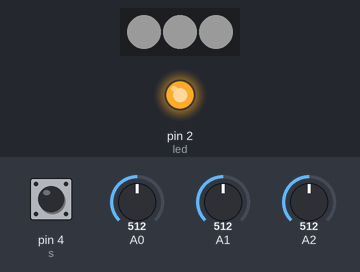
Recording of a sketch running on a simulated Arduino Uno, built with avr-gcc and run on an emulated ATmega328P. On the bench: 3 RGB LEDs in strip order, left to right, output pins drawn as LEDs (lit = HIGH). Inputs (shaded band) come from the test bench; at power-on: A2 = 512, A1 = 512, A0 = 512, pin 4 (s) HIGH. Dim RGB values are drawn brighter than linear; what the sketch prints to the serial monitor is not drawn.

Above: at 1.2 s.
1.3 s: A2 set to 639
2.8 s: A2 set to 672
At 4.0 s:
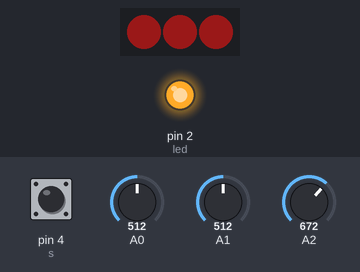
4.6 s: A1 set to 658
6.1 s: A1 set to 681
At 7.8 s:
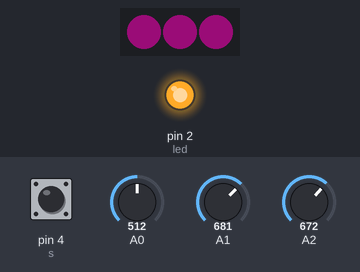
8.1 s: A0 set to 481
At 8.8 s:
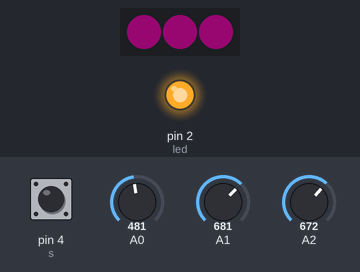
9.6 s: A2 set to 306
At 10.9 s:
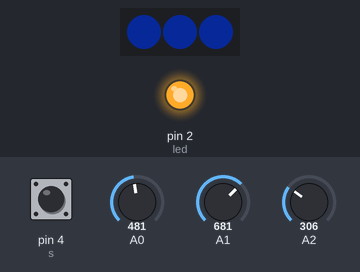
Timing chart, 0 to 11.1 s (numbered marks = the images above; inputs shaded):
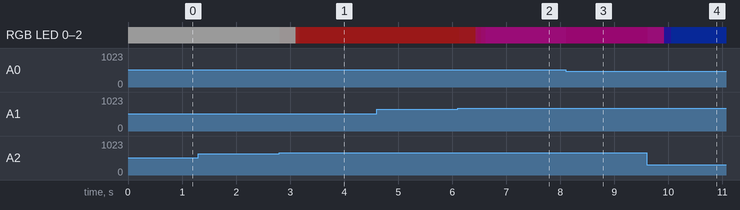

The sketch:

light.ino
```cpp
#include <Adafruit_NeoPixel.h>
#ifdef __AVR__
  #include <avr/power.h>
#endif
#define PIN 6
#define NUMPIXELS 3
Adafruit_NeoPixel pixels = Adafruit_NeoPixel(NUMPIXELS, PIN, NEO_GRB + NEO_KHZ800);
const int led = 2;
const int s = 4;
bool fadeit = true;
bool change = true;
int brightness;
int rgbColor[3];
int movex, movey;
int x =0, y = 0;
int degree;
int saturation;
const byte dim_curve[] = {
    0,   1,   1,   2,   2,   2,   2,   2,   2,   3,   3,   3,   3,   3,   3,   3,
    3,   3,   3,   3,   3,   3,   3,   4,   4,   4,   4,   4,   4,   4,   4,   4,
    4,   4,   4,   5,   5,   5,   5,   5,   5,   5,   5,   5,   5,   6,   6,   6,
    6,   6,   6,   6,   6,   7,   7,   7,   7,   7,   7,   7,   8,   8,   8,   8,
    8,   8,   9,   9,   9,   9,   9,   9,   10,  10,  10,  10,  10,  11,  11,  11,
    11,  11,  12,  12,  12,  12,  12,  13,  13,  13,  13,  14,  14,  14,  14,  15,
    15,  15,  16,  16,  16,  16,  17,  17,  17,  18,  18,  18,  19,  19,  19,  20,
    20,  20,  21,  21,  22,  22,  22,  23,  23,  24,  24,  25,  25,  25,  26,  26,
    27,  27,  28,  28,  29,  29,  30,  30,  31,  32,  32,  33,  33,  34,  35,  35,
    36,  36,  37,  38,  38,  39,  40,  40,  41,  42,  43,  43,  44,  45,  46,  47,
    48,  48,  49,  50,  51,  52,  53,  54,  55,  56,  57,  58,  59,  60,  61,  62,
    63,  64,  65,  66,  68,  69,  70,  71,  73,  74,  75,  76,  78,  79,  81,  82,
    83,  85,  86,  88,  90,  91,  93,  94,  96,  98,  99,  101, 103, 105, 107, 109,
    110, 112, 114, 116, 118, 121, 123, 125, 127, 129, 132, 134, 136, 139, 141, 144,
    146, 149, 151, 154, 157, 159, 162, 165, 168, 171, 174, 177, 180, 183, 186, 190,
    193, 196, 200, 203, 207, 211, 214, 218, 222, 226, 230, 234, 238, 242, 248, 255,
};
void setup() {
  // put your setup code here, to run once:
  pinMode(led, OUTPUT);
  digitalWrite(led, HIGH);
  pinMode(s, INPUT);
  digitalWrite(s, HIGH);
  //digitalWrite(s, HIGH);
  pixels.begin();
  Serial.begin(9600);

}

void loop() {
  movex = map(analogRead(A2), 10, 980, -3, 3);
  movey = map(analogRead(A1), 20, 1000, 3, -3);

  brightness = map(analogRead(A0), 0, 1023, 0, 255);
  if(digitalRead(4)==0 && change){
    fadeit = !fadeit;
    //Serial.println(fadeit);
    change = false;
    if(fadeit){
      digitalWrite(led, HIGH);
    }else{
      digitalWrite(led,LOW);
    }
    delay(2);
  }
  if(digitalRead(4)) change = true;

  if(fadeit){
      x += movex;
      y += movey;
    if(abs(x) > 100){
      x -= movex;
    }
    if(abs(y) > 100){
      y -= movey;
    }
  }
      degree = atan2(y, x) * (180 / PI);
    if(degree < 0) degree = 360+degree;
    saturation = sqrt(x*x + y*y);
    Serial.println(x);
  //hsv to rgb
  getRGB(degree, saturation, brightness, rgbColor);
  for( int i = 0; i < NUMPIXELS; i++){
    pixels.setPixelColor(i,  pixels.Color(rgbColor[0], rgbColor[1], rgbColor[2]));
  }
  pixels.show();

}

void getRGB(int hue, int sat, int val, int colors[3]) {
  /* convert hue, saturation and brightness ( HSB/HSV ) to RGB
     The dim_curve is used only on brightness/value and on saturation (inverted).
     This looks the most natural.
  */

  val = dim_curve[val];
  sat = 255-dim_curve[255-sat];

  int r;
  int g;
  int b;
  int base;

  if (sat == 0) { // Acromatic color (gray). Hue doesn't mind.
    colors[0]=val;
    colors[1]=val;
    colors[2]=val;
  } else  {

    base = ((255 - sat) * val)>>8;

    switch(hue/60) {
  case 0:
    r = val;
    g = (((val-base)*hue)/60)+base;
    b = base;
  break;

  case 1:
    r = (((val-base)*(60-(hue%60)))/60)+base;
    g = val;
    b = base;
  break;

  case 2:
    r = base;
    g = val;
    b = (((val-base)*(hue%60))/60)+base;
  break;

  case 3:
    r = base;
    g = (((val-base)*(60-(hue%60)))/60)+base;
    b = val;
  break;

  case 4:
    r = (((val-base)*(hue%60))/60)+base;
    g = base;
    b = val;
  break;

  case 5:
    r = val;
    g = base;
    b = (((val-base)*(60-(hue%60)))/60)+base;
  break;
    }

    colors[0]=r;
    colors[1]=g;
    colors[2]=b;
  }
}
```

color.cpp
```cpp
// (licence header left out)
#include "Arduino.h"
#include "color.h"

// hsb to rgb
void HSB2RGB (float *hsb, uint8_t *rgb) {
	for(int offset=240,i=0; i<3; i++,offset -= 120) {
		float x = fabs (((int)(hsb[0]+offset)) % 360 - 240.0);
		if(x<=60)
			rgb[i] = 255;
		else if(60<x && x<120)
			rgb[i] = ((1-(x-60)/60)*255);
		else
			rgb[i] = 0;
	}
	for(int i=0; i<3; i++)
		rgb[i] += (255-rgb[i]) * (1-hsb[1]);
	for(int i=0; i<3; i++)
		rgb[i] *= hsb[2];
}

//
uint32_t hsbToColor (float h, float s, float b) {
	//return color:0x00rrggbb
	//h=>(0~360), s=>(0~1.0) add=>(0~1.0)
	float hsb[3] = {
		h, s, b};
	uint8_t rgb[3];
	HSB2RGB (hsb, rgb);
	return ((uint32_t)rgb[0] << 16) | ((uint32_t)rgb[1] <<  8) | (uint32_t)rgb[2];
}

#ifdef colorCircle
uint32_t hbToColor (uint16_t h, float b) {
	//return color:0x00rrggbb, very fast, note: s always is 1.0
	//h=>(0~360), b=>(0~1.0)
	uint32_t color = color_array[h];
	uint8_t r = (uint8_t)color * b;
	uint8_t g = (uint8_t)(color>>8) * b;
	uint8_t add = (uint8_t)(color>>16) * b;
	return ((uint32_t)r << 16) | ((uint32_t)g <<  8) | (uint32_t)add;
}

void setColorCircle (uint32_t *array, uint32_t length, float s, float add) {
	//array length is 360
	for (int i=0; i<length; i++) {
		array[i] = get_color_from_hsb (i, s, add);
	}
}
#endif
```

color.h
```cpp
// (licence header left out)
#include "Arduino.h"

// hsb to rgb
void HSB2RGB (float *hsb, uint8_t *rgb);

//return color:0x00rrggbb
//h=>(0~360), s=>(0~1.0) add=>(0~1.0)
uint32_t hsbToColor (float h, float s, float b);

#ifdef colorCircle
uint32_t hbToColor (uint16_t h, float b);
	//return color:0x00rrggbb, very fast, note: s always is 1.0
	//h=>(0~360), b=>(0~1.0)

void setColorCircle (uint32_t *array, uint16_t length, float s, float add);
	//array length is 360
#endif
```

Measured:
- the behaviour switches between 656 and 657 on A2 (found by bisection; images 0 and 1)
- the behaviour switches between 673 and 674 on A1 (found by bisection; images 1 and 2)
- after the input at 2.8 s, RGB LED 0–2: RGB(26, 26, 26) → RGB(26, 25, 25) at once, → RGB(26, 6, 6) 0.30 s later, → RGB(26, 5, 5) 0.03 s later, → RGB(26, 4, 4) 0.04 s later
- after the input at 8.1 s, RGB LED 0–2: RGB(26, 2, 20) → RGB(23, 1, 17) at once
- after the input at 9.6 s, RGB LED 0–2: RGB(23, 1, 17) → RGB(23, 2, 18) at once, → RGB(5, 3, 23) 0.30 s later, → RGB(1, 6, 23) 0.14 s later
